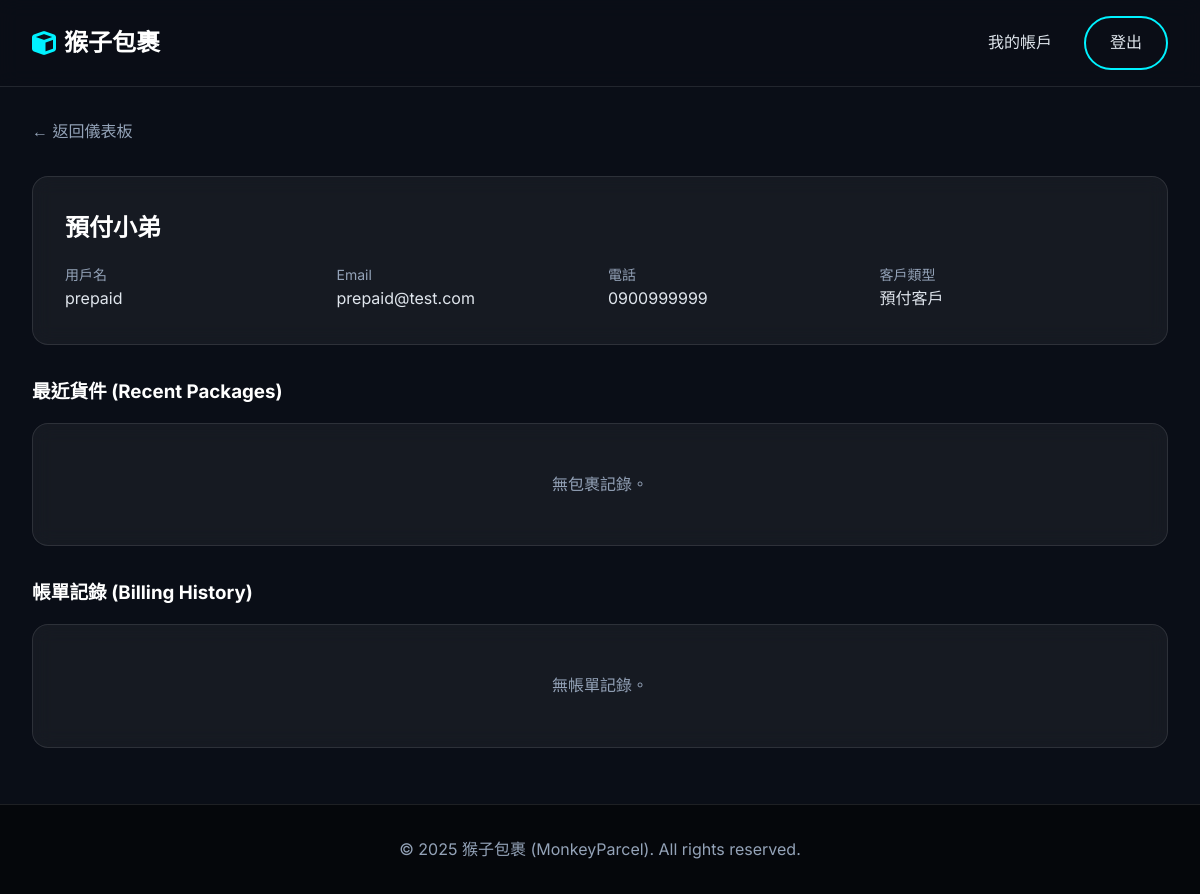
Page /cs/customer/3 (signed in) on the earlier database version.
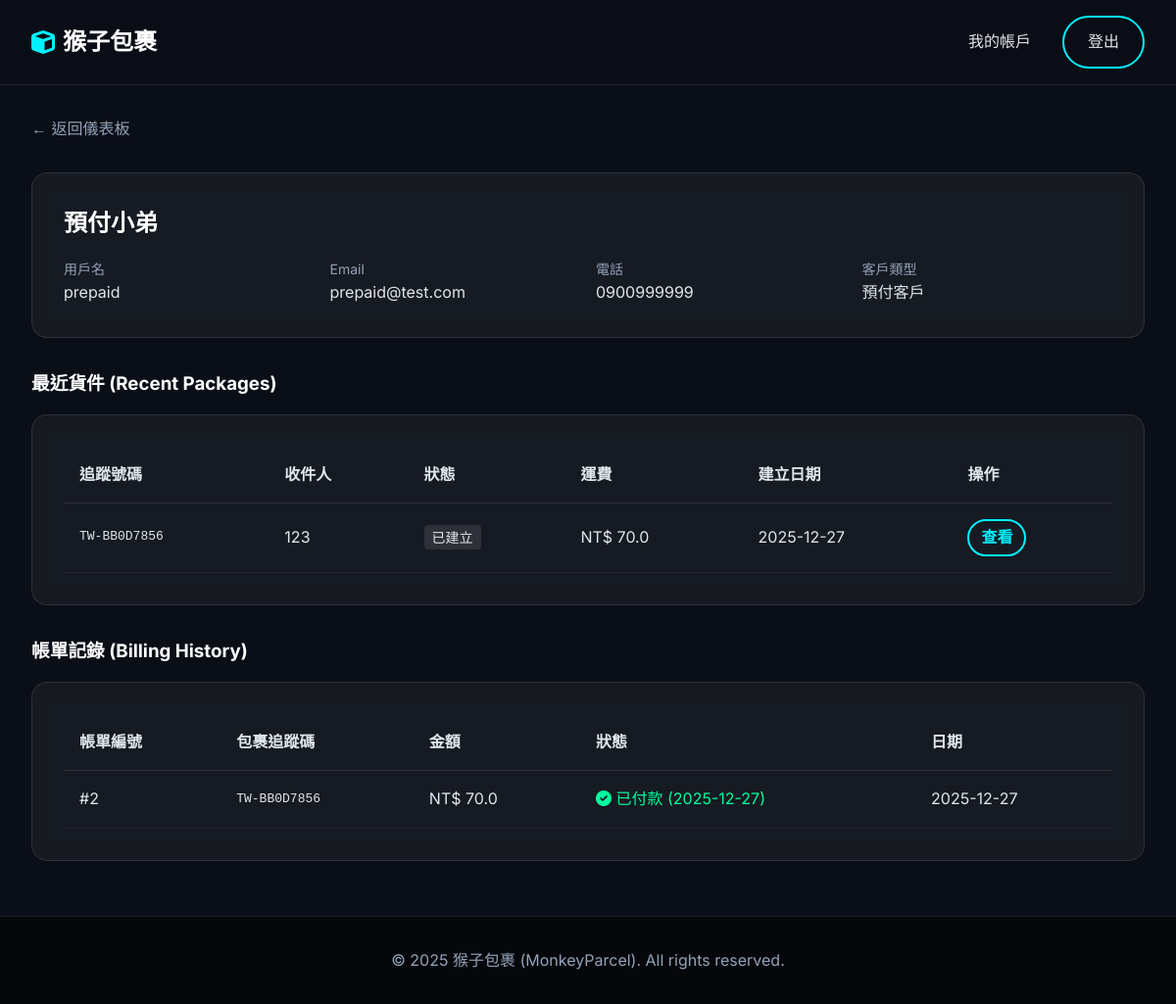
Same page on the later database version.
### app/models.py (models this page shows, shortened)
class User(Base):
    __tablename__ = 'users'
    id: Mapped[int] = mapped_column(primary_key=True)
    username: Mapped[str] = mapped_column(String(50), unique=True, nullable=False)
    password_hash: Mapped[str] = mapped_column(String(128), nullable=False)
    full_name: Mapped[str] = mapped_column(String(100), nullable=False)
    email: Mapped[str] = mapped_column(String(120), unique=True, nullable=False)
    phone: Mapped[str] = mapped_column(String(20), nullable=False)
    address: Mapped[str] = mapped_column(String(200), nullable=True)
    role: Mapped[UserRole] = mapped_column(Enum(UserRole), default=UserRole.CUSTOMER)
    type: Mapped[str] = mapped_column(String(50))
    __mapper_args__ = {
        'polymorphic_identity': 'user',
        'polymorphic_on': type
    }

class Customer(User):
    __tablename__ = 'customers'
    id: Mapped[int] = mapped_column(ForeignKey('users.id'), primary_key=True)
    customer_type: Mapped[CustomerType] = mapped_column(Enum(CustomerType), default=CustomerType.NON_CONTRACT)
    billing_preference: Mapped[PaymentMethod] = mapped_column(Enum(PaymentMethod), default=PaymentMethod.CASH)
    balance: Mapped[float] = mapped_column(Float, default=0.0) # 僅適用於預付型客戶
    prepaid_by: Mapped[Optional[str]] = mapped_column(String(100), nullable=True) # 預付方名稱 (例如: 台灣積體電路股份有限公司)
    packages: Mapped[List["Package"]] = relationship("Package", back_populates="sender")
    bills: Mapped[List["Bill"]] = relationship("Bill", back_populates="customer")
    __mapper_args__ = {
        'polymorphic_identity': 'customer',
    }
    @property
    def type_label(self):
        labels = {
            CustomerType.CONTRACT: "合約客戶",
            CustomerType.NON_CONTRACT: "非合約客戶",
            CustomerType.PREPAID: "預付客戶"
        }
        return labels.get(self.customer_type, "一般客戶")

class Package(Base):
    __tablename__ = 'packages'
    id: Mapped[int] = mapped_column(primary_key=True)
    tracking_number: Mapped[str] = mapped_column(String(20), unique=True, nullable=False) # 物流單號
    sender_id: Mapped[int] = mapped_column(ForeignKey('customers.id'), nullable=False)
    recipient_name: Mapped[str] = mapped_column(String(100), nullable=False)
    recipient_address: Mapped[str] = mapped_column(String(200), nullable=False)
    recipient_phone: Mapped[str] = mapped_column(String(20), nullable=False)
    weight: Mapped[float] = mapped_column(Float, nullable=False) # 重量 (kg)
    width: Mapped[float] = mapped_column(Float, nullable=False)  # 寬 (cm)
    height: Mapped[float] = mapped_column(Float, nullable=False) # 高 (cm)
    length: Mapped[float] = mapped_column(Float, nullable=False) # 長 (cm)
    declared_value: Mapped[float] = mapped_column(Float, default=0.0) # 報值金額 (保險用)
    content_description: Mapped[str] = mapped_column(String(255), nullable=True) # 內容物描述
    package_type: Mapped[PackageType] = mapped_column(Enum(PackageType), default=PackageType.SMALL_BOX)
    delivery_speed: Mapped[DeliverySpeed] = mapped_column(Enum(DeliverySpeed), default=DeliverySpeed.STANDARD)
    status: Mapped[PackageStatus] = mapped_column(Enum(PackageStatus), default=PackageStatus.CREATED)
    is_hazardous: Mapped[bool] = mapped_column(Boolean, default=False)   # 易燃物/危險品
    is_fragile: Mapped[bool] = mapped_column(Boolean, default=False)     # 易碎品
    is_international: Mapped[bool] = mapped_column(Boolean, default=False) # 國際件
    created_at: Mapped[datetime] = mapped_column(DateTime, default=datetime.now) # 寄件時間
    estimated_delivery: Mapped[datetime] = mapped_column(DateTime, nullable=True) # 預計抵達時間
    shipping_cost: Mapped[float] = mapped_column(Float, default=0.0) # 運費金額
    sender: Mapped["Customer"] = relationship("Customer", back_populates="packages", foreign_keys=[sender_id])
    tracking_events: Mapped[List["TrackingEvent"]] = relationship("TrackingEvent", back_populates="package", cascade="all, delete-orphan")
    assigned_driver_id: Mapped[Optional[int]] = mapped_column(ForeignKey('users.id'), nullable=True)
    assigned_driver: Mapped[Optional["User"]] = relationship("User", foreign_keys=[assigned_driver_id])
    @property
    def status_label(self):
        return PACKAGE_STATUS_LABELS.get(self.status, self.status.value)

class Bill(Base):
    __tablename__ = 'bills'
    id: Mapped[int] = mapped_column(primary_key=True)
    customer_id: Mapped[int] = mapped_column(ForeignKey('customers.id'), nullable=False)
    package_id: Mapped[int] = mapped_column(ForeignKey('packages.id'), nullable=False, unique=True) # 每個包裹對應一個帳單
    amount: Mapped[float] = mapped_column(Float, nullable=False) # 總計金額
    is_paid: Mapped[bool] = mapped_column(Boolean, default=False) # 是否已付款
    created_at: Mapped[datetime] = mapped_column(DateTime, default=datetime.now)
    paid_at: Mapped[Optional[datetime]] = mapped_column(DateTime, nullable=True) # 付款日期
    customer: Mapped["Customer"] = relationship("Customer", back_populates="bills")
    package: Mapped["Package"] = relationship("Package", backref=backref("bill", uselist=False))
    payment_method: Mapped[Optional[PaymentMethod]] = mapped_column(Enum(PaymentMethod), nullable=True)

### app/routes.py (the view)
@main.route('/cs/customer/<int:user_id>')
@login_required
def cs_customer_detail(user_id):
    if session.get('user_role') not in ['customer_service', 'admin']:
         return "Unauthorized", 403
    customer = services.get_user_by_id(user_id)
    if not customer:
        flash('User not found', 'error')
        return redirect(url_for('main.dashboard'))
    packages = services.get_user_packages(user_id)
    bills = services.get_customer_bills(user_id)
    return render_template('cs_customer_detail.html', customer=customer, packages=packages, bills=bills)

### app/routes.py (called while the page is built)
def login_required(f):
    @wraps(f)
    def decorated_function(*args, **kwargs):
        if 'user_id' not in session:
            return redirect(url_for('main.login'))
        return f(*args, **kwargs)
    return decorated_function

### app/services.py (called while the page is built)
def get_user_packages(user_id):
    return db.session.execute(
        db.select(models.Package).filter_by(sender_id=user_id).order_by(models.Package.created_at.desc())
    ).scalars().all()

def get_user_by_id(user_id):
    return db.session.get(models.User, user_id)

def get_customer_bills(customer_id):
    return db.session.execute(
        db.select(models.Bill).filter_by(customer_id=customer_id).order_by(models.Bill.created_at.desc())
    ).scalars().all()

### app/templates/cs_customer_detail.html (shortened to what this page needs)
{% extends "base.html" %}
{% block content %}
<div class="container">
    <div style="margin-bottom: 2rem;">
        <a href="{{ url_for('main.dashboard') }}" style="color: var(--text-muted); text-decoration: none;">&larr;
            返回儀表板</a>
    </div>
    <div class="card" style="margin-bottom: 2rem;">
        <h2 style="margin-bottom: 1rem;">{{ customer.full_name }}</h2>
        <div style="display: grid; grid-template-columns: repeat(auto-fit, minmax(200px, 1fr)); gap: 1rem;">
            <div>
                <p style="color: var(--text-muted); font-size: 0.875rem;">用戶名</p>
                <p>{{ customer.username }}</p>
            </div>
            <div>
                <p style="color: var(--text-muted); font-size: 0.875rem;">Email</p>
                <p>{{ customer.email }}</p>
            </div>
            <div>
                <p style="color: var(--text-muted); font-size: 0.875rem;">電話</p>
                <p>{{ customer.phone }}</p>
            </div>
            <div>
                <p style="color: var(--text-muted); font-size: 0.875rem;">客戶類型</p>
                <p>{{ customer.type_label }}</p>
            </div>
        </div>
    </div>
    <h3 style="margin-bottom: 1rem;">最近貨件 (Recent Packages)</h3>
    <div class="card" style="margin-bottom: 2rem;">
        {% if packages %}
        <table style="width: 100%; border-collapse: collapse;">
            <thead>
                <tr style="border-bottom: 1px solid var(--border-color); text-align: left;">
                    <th style="padding: 1rem;">追蹤號碼</th>
                    <th style="padding: 1rem;">收件人</th>
                    <th style="padding: 1rem;">狀態</th>
                    <th style="padding: 1rem;">運費</th>
                    <th style="padding: 1rem;">建立日期</th>
                    <th style="padding: 1rem;">操作</th>
                </tr>
            </thead>
            <tbody>
                {% for pkg in packages %}
                <tr style="border-bottom: 1px solid rgba(255,255,255,0.05);">
                    <td style="padding: 1rem; font-family: monospace;">{{ pkg.tracking_number }}</td>
                    <td style="padding: 1rem;">{{ pkg.recipient_name }}</td>
                    <td style="padding: 1rem;">
                        <span
                            style="padding: 0.25rem 0.5rem; background: rgba(255,255,255,0.1); border-radius: 4px; font-size: 0.875rem;">
                            {{ pkg.status_label }}
                        </span>
                    </td>
                    <td style="padding: 1rem;">NT$ {{ pkg.shipping_cost }}</td>
                    <td style="padding: 1rem;">{{ pkg.created_at.strftime('%Y-%m-%d') }}</td>
                    <td style="padding: 1rem;">
                        <a href="{{ url_for('main.tracking_result', tracking_number=pkg.tracking_number) }}"
                            class="btn btn-outline" style="padding: 0.25rem 0.75rem;">查看</a>
                    </td>
                </tr>
                {% endfor %}
            </tbody>
        </table>
        {% else %}
        <p style="text-align: center; color: var(--text-muted); padding: 1rem;">無包裹記錄。</p>
        {% endif %}
    </div>
    <h3 style="margin-bottom: 1rem;">帳單記錄 (Billing History)</h3>
    <div class="card">
        {% if bills %}
        <table style="width: 100%; border-collapse: collapse;">
            <thead>
                <tr style="border-bottom: 1px solid var(--border-color); text-align: left;">
                    <th style="padding: 1rem;">帳單編號</th>
                    <th style="padding: 1rem;">包裹追蹤碼</th>
                    <th style="padding: 1rem;">金額</th>
                    <th style="padding: 1rem;">狀態</th>
                    <th style="padding: 1rem;">日期</th>
                </tr>
            </thead>
            <tbody>
                {% for bill in bills %}
                <tr style="border-bottom: 1px solid rgba(255,255,255,0.05);">
                    <td style="padding: 1rem;">#{{ bill.id }}</td>
                    <td style="padding: 1rem; font-family: monospace;">{{ bill.package.tracking_number }}</td>
                    <td style="padding: 1rem;">NT$ {{ bill.amount }}</td>
                    <td style="padding: 1rem;">
                        {% if bill.is_paid %}
                        <span style="color: var(--success-color);">
                            <i class="fas fa-check-circle"></i> 已付款 ({{ bill.paid_at.strftime('%Y-%m-%d') }})
                        </span>
                        {% else %}
                        <span style="color: #ff6b6b;">未付款</span>
                        {% endif %}
                    </td>
                    <td style="padding: 1rem;">{{ bill.created_at.strftime('%Y-%m-%d') }}</td>
                </tr>
                {% endfor %}
            </tbody>
        </table>
        {% else %}
        <p style="text-align: center; color: var(--text-muted); padding: 1rem;">無帳單記錄。</p>
        {% endif %}
    </div>
</div>
{% endblock %}

### app/templates/base.html (shortened to what this page needs)
<!DOCTYPE html>
<html lang="zh-TW">
<head>
    <link rel="stylesheet" href="{{ url_for('static', filename='css/style.css') }}">
    <link rel="stylesheet" href="https://cdnjs.cloudflare.com/ajax/libs/font-awesome/6.0.0/css/all.min.css">
</head>
<body>
    <nav class="navbar">
        <div class="container nav-container">
            <a href="{{ url_for('main.index') }}" class="logo">
                <i class="fas fa-cube"></i> 猴子包裹
            </a>
            <div class="nav-links">
                {% if session.get('user_id') %}
                <a href="{{ url_for('main.dashboard') }}">我的帳戶</a>
                <a href="{{ url_for('main.logout') }}" class="btn btn-outline">登出</a>
                {% else %}
                <a href="{{ url_for('main.login') }}" class="btn btn-primary">登入 / 註冊</a>
                {% endif %}
            </div>
        </div>
    </nav>
    <main class="main-content">
        {% block content %}{% endblock %}
    </main>
    <footer class="footer">
        <div class="container">
            <p>&copy; 2025 猴子包裹 (MonkeyParcel). All rights reserved.</p>
        </div>
    </footer>
</body>
</html>

### app/static/css/style.css (style rules this page uses)
:root { --primary-color: #00f2ff; --primary-dark: #00c8d4; --secondary-color: #7000ff; --bg-color: #0a0e17; --card-bg: rgba(255, 255, 255, 0.05); --text-color: #e0e6ed; --text-muted: #94a3b8; --border-color: rgba(255, 255, 255, 0.1); --success-color: #00ff9d; --error-color: #ff4d4d; --gradient-main: linear-gradient(135deg, #00f2ff 0%, #7000ff 100%); }
* { box-sizing: border-box; margin: 0; padding: 0; }
body { font-family: 'Inter', 'Noto Sans TC', sans-serif; background-color: var(--bg-color); color: var(--text-color); line-height: 1.6; min-height: 100vh; display: flex; flex-direction: column; }
h1, h2, h3, h4, h5, h6 { font-weight: 700; margin-bottom: 1rem; color: #fff; }
a { text-decoration: none; color: var(--primary-color); transition: all 0.3s ease; }
.container { max-width: 1200px; margin: 0 auto; padding: 0 2rem; }
.main-content { flex: 1; padding: 2rem 0; }
.navbar { background: rgba(10, 14, 23, 0.8); backdrop-filter: blur(10px); border-bottom: 1px solid var(--border-color); padding: 1rem 0; position: sticky; top: 0; z-index: 1000; }
.nav-container { display: flex; justify-content: space-between; align-items: center; }
.logo { font-size: 1.5rem; font-weight: 700; color: #fff; display: flex; align-items: center; gap: 0.5rem; }
.logo i { color: var(--primary-color); }
.nav-links { display: flex; gap: 2rem; align-items: center; }
.nav-links a { color: var(--text-color); font-weight: 500; }
.btn { display: inline-block; padding: 0.75rem 1.5rem; border-radius: 50px; font-weight: 600; cursor: pointer; border: none; transition: all 0.3s ease; }
.btn-outline { background: transparent; border: 2px solid var(--primary-color); color: var(--primary-color); }
.card { background: var(--card-bg); border: 1px solid var(--border-color); border-radius: 16px; padding: 2rem; backdrop-filter: blur(10px); margin-bottom: 1.5rem; }
.footer { background: #05070b; padding: 2rem 0; margin-top: auto; text-align: center; color: var(--text-muted); border-top: 1px solid var(--border-color); }
.card, .hero, .timeline-item { animation: fadeIn 0.5s ease-out forwards; }

Differences in the rows shown:
added Package: tracking_number "TW-BB0D7856", recipient_name "123", status_label "已建立", shipping_cost "70.0", created_at "2025-12-27"
added Bill: id "2", package.tracking_number "TW-BB0D7856", amount "70.0", paid_at "2025-12-27", created_at "2025-12-27"
Other differences:
text no longer shown: "無包裹記錄。 無帳單記錄。"
text now shown: "追蹤號碼 收件人 狀態 運費 建立日期 操作 帳單編號 包裹追蹤碼 金額 狀態 日期"
